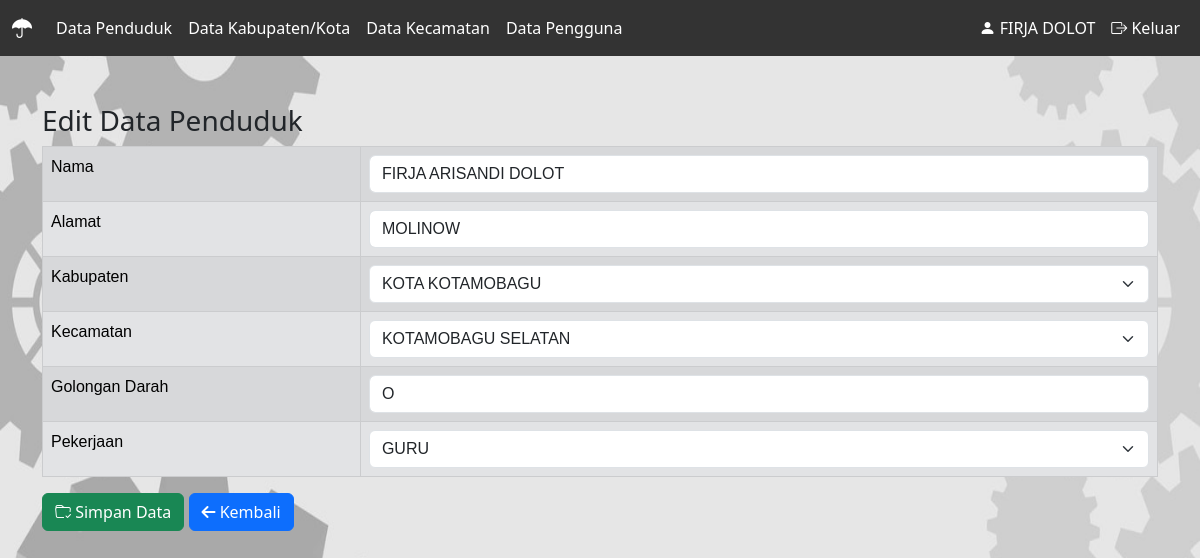
The app's page /edit_penduduk.php?nik=70740401 (signed in) with its own data.
### tables this page shows
CREATE TABLE `penduduk` (
  `nik` int(255) NOT NULL,
  `nama` varchar(255) NOT NULL,
  `alamat` varchar(100) NOT NULL,
  `id_kabupaten` int(255) NOT NULL,
  `id_kecamatan` int(255) NOT NULL,
  `golongan_darah` varchar(13) NOT NULL,
  `id_pekerjaan` varchar(100) NOT NULL
);

CREATE TABLE `kab` (
  `id_kabupaten` int(255) NOT NULL,
  `nama_kabupaten` varchar(255) NOT NULL
);

CREATE TABLE `kec` (
  `id_kecamatan` int(255) NOT NULL,
  `nama_kecamatan` varchar(255) NOT NULL
);

CREATE TABLE `pekerjaan` (
  `id_pekerjaan` int(255) NOT NULL,
  `nama_pekerjaan` varchar(255) NOT NULL
);

### edit_penduduk.php (the view, shortened to what this page needs)
<?php include 'header.php';
$nik = $_GET['nik'];
$query = mysqli_query($connect,"select * from penduduk where nik='$nik'");
$penduduk = mysqli_fetch_array($query);
?>
<div class="container mt-5">
<h3>Edit Data Penduduk</h3>
<form action="update_penduduk.php" method="post">
<table class="table table-striped table-bordered table-secondary" style="font-family: Arial, sans-serif;">
        <tr>
                <td>Nama</td>
                <td><input type="text" name="nama" value="<?php echo $penduduk['nama']?>" placeholder="Nama Lengkap" class="form-control"></td>
            </tr>
            <tr>
                <td>Alamat</td>
                <td><input type="text" name="alamat" value="<?php echo $penduduk['alamat']?>" placeholder="Username" class="form-control"></td>
            </tr>
            <tr>
            <td>Kabupaten</td>
            <td><select name="id_kabupaten" class="form-select">
                        <?php
                        $kab = mysqli_query($connect, "select * from kab");
                        while ($kabu = mysqli_fetch_array($kab)) {
                            echo "<option value='".$kabu['id_kabupaten']."'";
                            echo $kabu['id_kabupaten']==$penduduk['id_kabupaten']?"selected":"";
                            echo ">".$kabu['nama_kabupaten']."</option>";
                        }
                        ?>
                        </select></td>
            </tr>
            <td>Kecamatan</td>
            <td><select name="id_kecamatan" class="form-select">
                        <?php
                        $kec = mysqli_query($connect, "select * from kec");
                        while ($keca = mysqli_fetch_array($kec)) {
                            echo "<option value='".$keca['id_kecamatan']."'";
                            echo $keca['id_kecamatan']==$penduduk['id_kecamatan']?"selected":"";
                            echo ">".$keca['nama_kecamatan']."</option>";
                        }
                        ?>
                        </select></td>
          <td>Golongan Darah</td>
              <td><input type="text" name="golongan_darah" value="<?php echo $penduduk['golongan_darah']?>" placeholder="Password" class="form-control"></td>
          <td>Pekerjaan</td>
          <td><select name="id_pekerjaan" class="form-select">
                        <?php
                        $pek = mysqli_query($connect, "select * from pekerjaan");
                        while ($peke = mysqli_fetch_array($pek)) {
                            echo "<option value='".$peke['id_pekerjaan']."'";
                            echo $peke['id_pekerjaan']==$penduduk['id_pekerjaan']?"selected":"";
                            echo ">".$peke['nama_pekerjaan']."</option>";
                        }
                        ?>
                        </select></td>
        </table>
        <div class="text">
      <button type="submit" class="btn btn-success"><i class="bi bi-folder-check"></i> Simpan Data</button>
      <a href="index.php" class="btn btn-primary"><i class="fa-solid fa-arrow-left"></i> Kembali</a>
    </div>
  </form>
</div>
<?php include 'footer.php'?>

### header.php (style rules this page uses)
body { background-image: url('bgdigital1.jpg'); background-repeat: no-repeat; background-attachment: fixed; background-size: 100% 100%; }

### records on screen
penduduk: nama "FIRJA ARISANDI DOLOT", alamat "MOLINOW", id_kabupaten "KOTA KOTAMOBAGU", id_kecamatan "KOTAMOBAGU SELATAN", golongan_darah "O", id_pekerjaan "GURU"

### other values on screen
$_SESSION['nama'] "FIRJA DOLOT"
